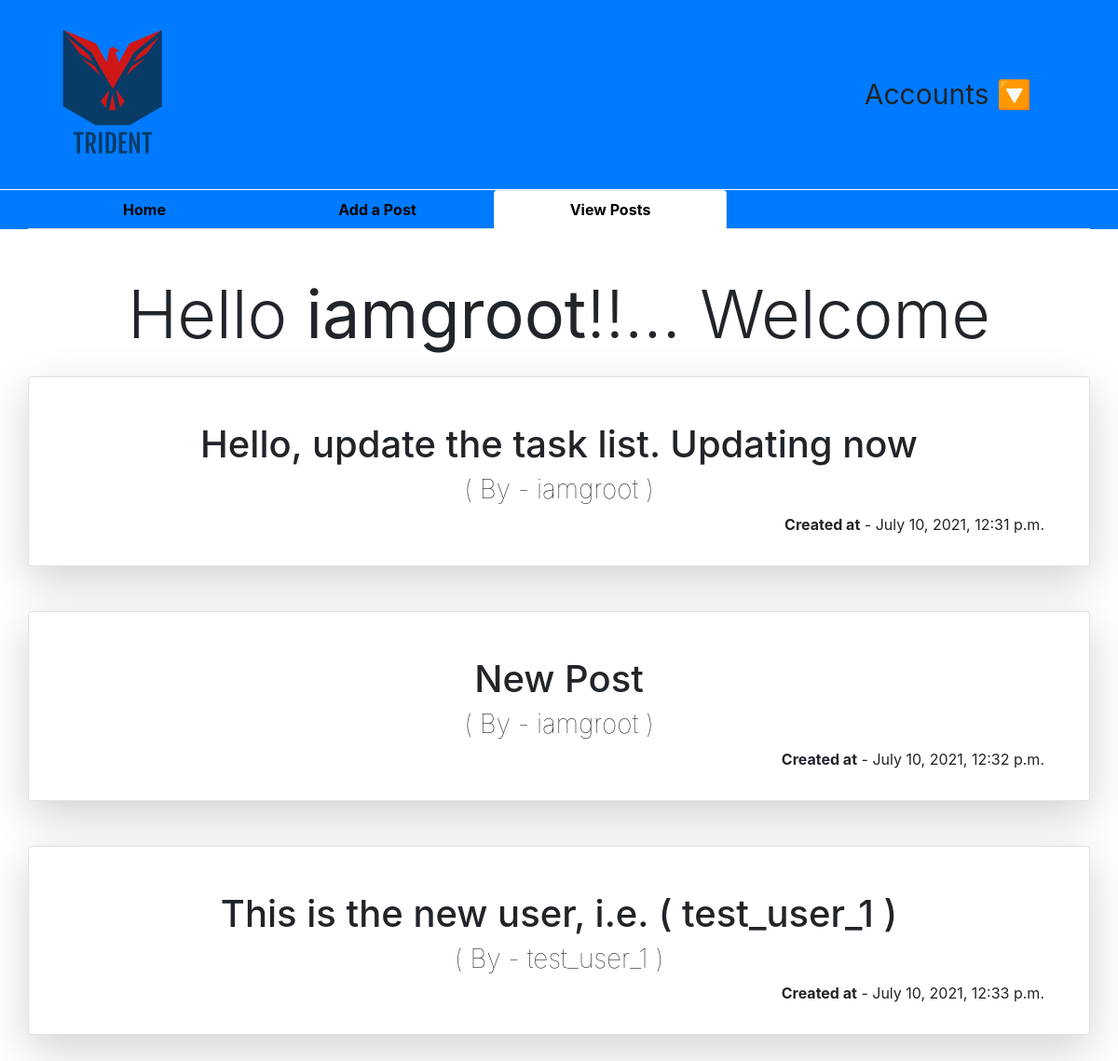
Page /viewpost (signed in) on the committed database.
### home/models.py (models this page shows, shortened)
class Post(models.Model):
    user = models.ForeignKey(User, on_delete = models.CASCADE)
    text = models.TextField()
    created_at = models.DateTimeField(auto_now_add=True)
    updated_at = models.DateTimeField(auto_now=True)

### home/views.py (the view)
# urls.py: path('viewpost', ViewPost.as_view(), name = "viewpost")
class ViewPost(View):
    def get(self, request):
        post = Post.objects.all()
        data = {
            'post': post
        }
        return render(request, 'viewpost.html', data)

### home/templates/viewpost.html (shortened to what this page needs)
{% extends 'base.html' %}
{% load crispy_forms_tags %}
{% block content %}
    {% if user.is_authenticated %}
    <div class = "container-fluid" style = "background: #007bff;">
        <div id = 'tabs' class = "container-fluid text-center" style = "max-width: 1280px;">
          <ul class="nav nav-tabs">
            <li class="nav-item" style = "width: 250px;">
              <a class="nav-link" href="/">Home</a>
            </li>
            <li class="nav-item" style = "width: 250px;">
              <a class="nav-link " href="{% url 'addpost' %}">Add a Post</a>
            </li>
            <li class="nav-item" style = "width: 250px;">
                <a class="nav-link active" aria-current="page" href="{% url 'viewpost' %}">View Posts</a>
            </li>
          </ul>
        </div>
    </div>
    <div class = " mt-5 container text-center">
        <h1 class = "display-3"> Hello <strong>{{user}}</strong>!!... Welcome </h1>
    </div>
    {% for x in post %}
    <div id = "task" class = "container text-center shadow-lg p-3 mb-5 bg-white rounded border  mt-4 mb-5 p-5">
        <div class = "main mb-3">
            <div>
                <h1> {{x.text}} </h1>
            </div>
            <div>
                <h3 style = "font-weight: lighter;"> ( By - {{x.user}} )</h3>
            </div>
            <div class = "float-right">
                <p> <b>Created at</b> - {{x.created_at}} </p>
            </div>
        </div>
    </div>
      {% endfor %}
    {% else %}
    <div class = "mt-5 container text-center">
        <h1 class = "display-3"> Hello User!!!... <br> Authenticate yourself first </h1>
    </div>
    {% endif %}
{% endblock %}

### home/templates/base.html (shortened to what this page needs)
{% load static %}
<!doctype html>
<html lang="en">
  <head>
    <link rel="stylesheet" href="https://stackpath.bootstrapcdn.com/bootstrap/4.3.1/css/bootstrap.min.css">
    <link rel="stylesheet" href="https://use.fontawesome.com/releases/v5.15.3/css/all.css">
  </head>
  <body>
    <nav id = "nv" class="navbar navbar-expand-lg navbar-light bg-primary">
        <div class="container">
          <ul class="navbar-nav mb-3 mt-2">
              <li class="nav-item">
              <a class="nav-link active" aria-current="page" href="/"><img src = "{% static 'main_logo.png' %}" ></a>
              </li>
          </ul>
          <div class = "icons mr-5">
              <div class="dropdown">
                  <a type="text" id="dropdownMenuButton" data-toggle="dropdown" aria-haspopup="true" aria-expanded="false">
                    <span style = "font-size: 30px;">Accounts 🔽</span>
                  </a>
              </div>
            </div>
        </div>
    </nav>
      {% block content %}
      {% endblock %}
  </body>
</html>

### home/templates/base.html (style rules this page uses)
#nv { border-bottom: 1px solid #fff; }
#tabs ul li a { font-weight: bold; color: #000; }

### rows in the picture
Post: text "Hello, update the task list. Updating now", user "iamgroot", created_at "July 10, 2021, 12:31 p.m."
Post: text "New Post", user "iamgroot", created_at "July 10, 2021, 12:32 p.m."
Post: text "This is the new user, i.e. ( test_user_1 )", user "test_user_1", created_at "July 10, 2021, 12:33 p.m."

### other values in the picture
{{ user }} "iamgroot"
